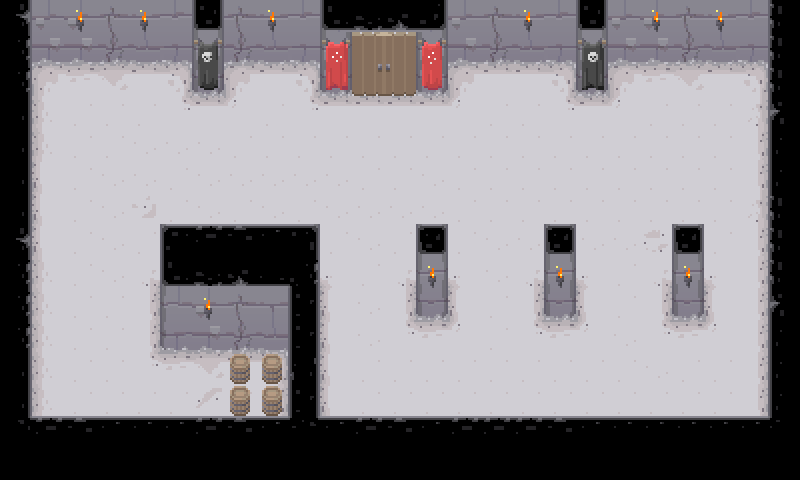

A 2D game scene composited from a Tiled map and its tileset images. What follows is a short description and the map's XML, with each tile layer's data collapsed to a summary:
An orthogonal 25x15 tile map with 32x32 px tiles, 4 tile layers (ground, walls, objects1, tops) and 108 objects.

<map version="1.0" orientation="orthogonal" renderorder="right-down" width="25" height="15" tilewidth="32" tileheight="32" nextobjectid="118">
 <tileset firstgid="1" name="dungeon tileset calciumtrice" tilewidth="32" tileheight="32">
  <image source="../textures/spritesheets/dungeon tileset calciumtrice.png" width="960" height="808" />
 </tileset>
 <layer name="ground" width="25" height="15">
  <data>[375 cells, 375 non-empty, 19 distinct tile ids]</data>
 </layer>
 <layer name="walls" width="25" height="15">
  <data>[375 cells, 56 non-empty, 12 distinct tile ids]</data>
 </layer>
 <layer name="objects1" width="25" height="15">
  <data>[375 cells, 26 non-empty, 14 distinct tile ids]</data>
 </layer>
 <layer name="tops" width="25" height="15">
  <data>[375 cells, 99 non-empty, 25 distinct tile ids]</data>
 </layer>
 <objectgroup name="colliderWalls">
  <object id="1" x="0" y="0" width="32" height="32" />
  <object id="9" x="0" y="32" width="32" height="32" />
  <object id="10" x="0" y="64" width="32" height="32" />
  <object id="11" x="0" y="96" width="32" height="32" />
  <object id="12" x="0" y="128" width="32" height="32" />
  <object id="13" x="0" y="160" width="32" height="32" />
  <object id="14" x="0" y="192" width="32" height="32" />
  <object id="15" x="0" y="224" width="32" height="32" />
  <object id="16" x="0" y="256" width="32" height="32" />
  <object id="17" x="0" y="288" width="32" height="32" />
  <object id="18" x="0" y="320" width="32" height="32" />
  <object id="19" x="0" y="352" width="32" height="32" />
  <object id="20" x="768" y="0" width="32" height="32" />
  <object id="21" x="768" y="32" width="32" height="32" />
  <object id="22" x="768" y="64" width="32" height="32" />
  <object id="23" x="768" y="96" width="32" height="32" />
  <object id="24" x="768" y="128" width="32" height="32" />
  <object id="25" x="768" y="160" width="32" height="32" />
  <object id="26" x="768" y="192" width="32" height="32" />
  <object id="27" x="768" y="224" width="32" height="32" />
  <object id="28" x="768" y="256" width="32" height="32" />
  <object id="29" x="768" y="288" width="32" height="32" />
  <object id="30" x="768" y="320" width="32" height="32" />
  <object id="31" x="768" y="352" width="32" height="32" />
  <object id="32" x="32" y="32" width="32" height="32" />
  <object id="33" x="64" y="32" width="32" height="32" />
  <object id="34" x="160" y="32" width="32" height="32" />
  <object id="35" x="96" y="32" width="32" height="32" />
  <object id="36" x="128" y="32" width="32" height="32" />
  <object id="37" x="288" y="32" width="32" height="32" />
  <object id="38" x="224" y="32" width="32" height="32" />
  <object id="39" x="256" y="32" width="32" height="32" />
  <object id="40" x="384" y="64" width="32" height="32" />
  <object id="41" x="320" y="64" width="32" height="32" />
  <object id="42" x="352" y="64" width="32" height="32" />
  <object id="43" x="512" y="32" width="32" height="32" />
  <object id="44" x="448" y="32" width="32" height="32" />
  <object id="45" x="480" y="32" width="32" height="32" />
  <object id="46" x="608" y="32" width="32" height="32" />
  <object id="47" x="544" y="32" width="32" height="32" />
  <object id="48" x="576" y="32" width="32" height="32" />
  <object id="49" x="704" y="32" width="32" height="32" />
  <object id="50" x="640" y="32" width="32" height="32" />
  <object id="51" x="672" y="32" width="32" height="32" />
  <object id="52" x="320" y="32" width="32" height="32" />
  <object id="53" x="416" y="32" width="32" height="32" />
  <object id="54" x="416" y="64" width="32" height="32" />
  <object id="55" x="576" y="64" width="32" height="32" />
  <object id="56" x="736" y="32" width="32" height="32" />
  <object id="57" x="192" y="32" width="32" height="32" />
  <object id="58" x="192" y="64" width="32" height="32" />
  <object id="59" x="0" y="384" width="32" height="32" />
  <object id="60" x="768" y="384" width="32" height="32" />
  <object id="61" x="224" y="448" width="32" height="32" />
  <object id="62" x="736" y="448" width="32" height="32" />
  <object id="63" x="480" y="448" width="32" height="32" />
  <object id="64" x="672" y="448" width="32" height="32" />
  <object id="65" x="608" y="448" width="32" height="32" />
  <object id="66" x="0" y="448" width="32" height="32" />
  <object id="67" x="160" y="448" width="32" height="32" />
  <object id="68" x="640" y="448" width="32" height="32" />
  <object id="69" x="576" y="448" width="32" height="32" />
  <object id="70" x="288" y="448" width="32" height="32" />
  <object id="71" x="416" y="448" width="32" height="32" />
  <object id="72" x="32" y="448" width="32" height="32" />
  <object id="73" x="96" y="448" width="32" height="32" />
  <object id="74" x="64" y="448" width="32" height="32" />
  <object id="75" x="128" y="448" width="32" height="32" />
  <object id="76" x="448" y="448" width="32" height="32" />
  <object id="77" x="512" y="448" width="32" height="32" />
  <object id="78" x="320" y="448" width="32" height="32" />
  <object id="79" x="256" y="448" width="32" height="32" />
  <object id="80" x="704" y="448" width="32" height="32" />
  <object id="81" x="544" y="448" width="32" height="32" />
  <object id="82" x="192" y="448" width="32" height="32" />
  <object id="83" x="384" y="448" width="32" height="32" />
  <object id="84" x="352" y="448" width="32" height="32" />
  <object id="85" x="768" y="448" width="32" height="32" />
  <object id="86" x="768" y="416" width="32" height="32" />
  <object id="87" x="0" y="416" width="32" height="32" />
  <object id="88" x="288" y="416" width="32" height="32" />
  <object id="89" x="288" y="384" width="32" height="32" />
  <object id="91" x="288" y="320" width="32" height="32" />
  <object id="92" x="288" y="288" width="32" height="32" />
  <object id="93" x="288" y="352" width="32" height="32" />
  <object id="95" x="288" y="256" width="32" height="32" />
  <object id="96" x="256" y="256" width="32" height="32" />
  <object id="97" x="256" y="288" width="32" height="32" />
  <object id="98" x="256" y="320" width="32" height="32" />
  <object id="99" x="224" y="256" width="32" height="32" />
  <object id="100" x="224" y="288" width="32" height="32" />
  <object id="101" x="224" y="320" width="32" height="32" />
  <object id="102" x="192" y="256" width="32" height="32" />
  <object id="103" x="192" y="288" width="32" height="32" />
  <object id="104" x="192" y="320" width="32" height="32" />
  <object id="105" x="160" y="256" width="32" height="32" />
  <object id="106" x="160" y="288" width="32" height="32" />
  <object id="107" x="160" y="320" width="32" height="32" />
  <object id="108" x="224" y="384" width="32" height="32" />
  <object id="109" x="224" y="352" width="32" height="32" />
  <object id="110" x="256" y="384" width="32" height="32" />
  <object id="111" x="256" y="352" width="32" height="32" />
  <object id="112" x="416" y="256" width="32" height="32" />
  <object id="113" x="416" y="288" width="32" height="32" />
  <object id="114" x="544" y="256" width="32" height="32" />
  <object id="115" x="544" y="288" width="32" height="32" />
  <object id="116" x="672" y="256" width="32" height="32" />
  <object id="117" x="672" y="288" width="32" height="32" />
 </objectgroup>
</map>
